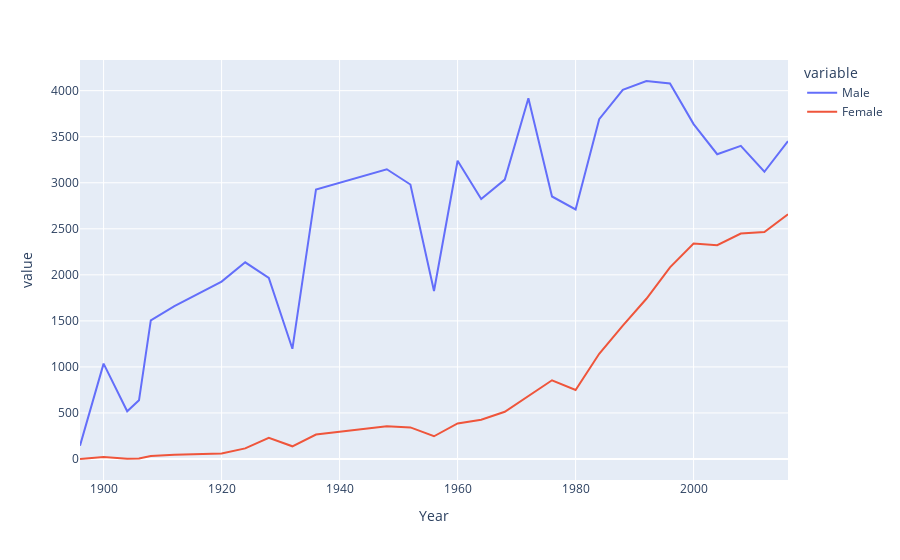

Notebook cell for this chart:
### Code cell
fig = px.line(final, x="Year",y=["Male","Female"])
fig.show()

### Figure 1 — Plotly figure (JSON) as saved in the notebook; plotly's stock layout.template omitted (floating-point values rounded to 4 significant figures)
{"data": [{"hovertemplate": "variable=Male<br>Year=%{x}<br>value=%{y}<extra></extra>", "legendgroup": "Male", "line": {"color": "#636efa", "dash": "solid"}, "marker": {"symbol": "circle"}, "mode": "lines", "name": "Male", "orientation": "v", "showlegend": true, "type": "scatter", "x": [1896, 1900, 1904, 1906, 1908, 1912, 1920, 1924, 1928, 1932, 1936, 1948, 1952, 1956, 1960, 1964, 1968, 1972, 1976, 1980, 1984, 1988, 1992, 1996, 2000, 2004, 2008, 2012, 2016], "xaxis": "x", "y": [145, 1036, 518, 637, 1505, 1659, 1927, 2136, 1967, 1197, 2927, 3147, 2981, 1825, 3239, 2824, 3034, 3917, 2851, 2710, 3690, 4010, 4105, 4079, 3637, 3310, 3400, 3119, 3452], "yaxis": "y"}, {"hovertemplate": "variable=Female<br>Year=%{x}<br>value=%{y}<extra></extra>", "legendgroup": "Female", "line": {"color": "#EF553B", "dash": "solid"}, "marker": {"symbol": "circle"}, "mode": "lines", "name": "Female", "orientation": "v", "showlegend": true, "type": "scatter", "x": [1896, 1900, 1904, 1906, 1908, 1912, 1920, 1924, 1928, 1932, 1936, 1948, 1952, 1956, 1960, 1964, 1968, 1972, 1976, 1980, 1984, 1988, 1992, 1996, 2000, 2004, 2008, 2012, 2016], "xaxis": "x", "y": [0, 22, 3, 5, 33, 46, 61, 115, 231, 138, 266, 356, 343, 247, 386, 427, 513, 685, 855, 749, 1143, 1449, 1740, 2081, 2340, 2322, 2449, 2464, 2658], "yaxis": "y"}], "layout": {"legend": {"title": {"text": "variable"}, "tracegroupgap": 0}, "margin": {"t": 60}, "xaxis": {"anchor": "y", "domain": [0, 1], "title": {"text": "Year"}}, "yaxis": {"anchor": "x", "domain": [0, 1], "title": {"text": "value"}}}}
